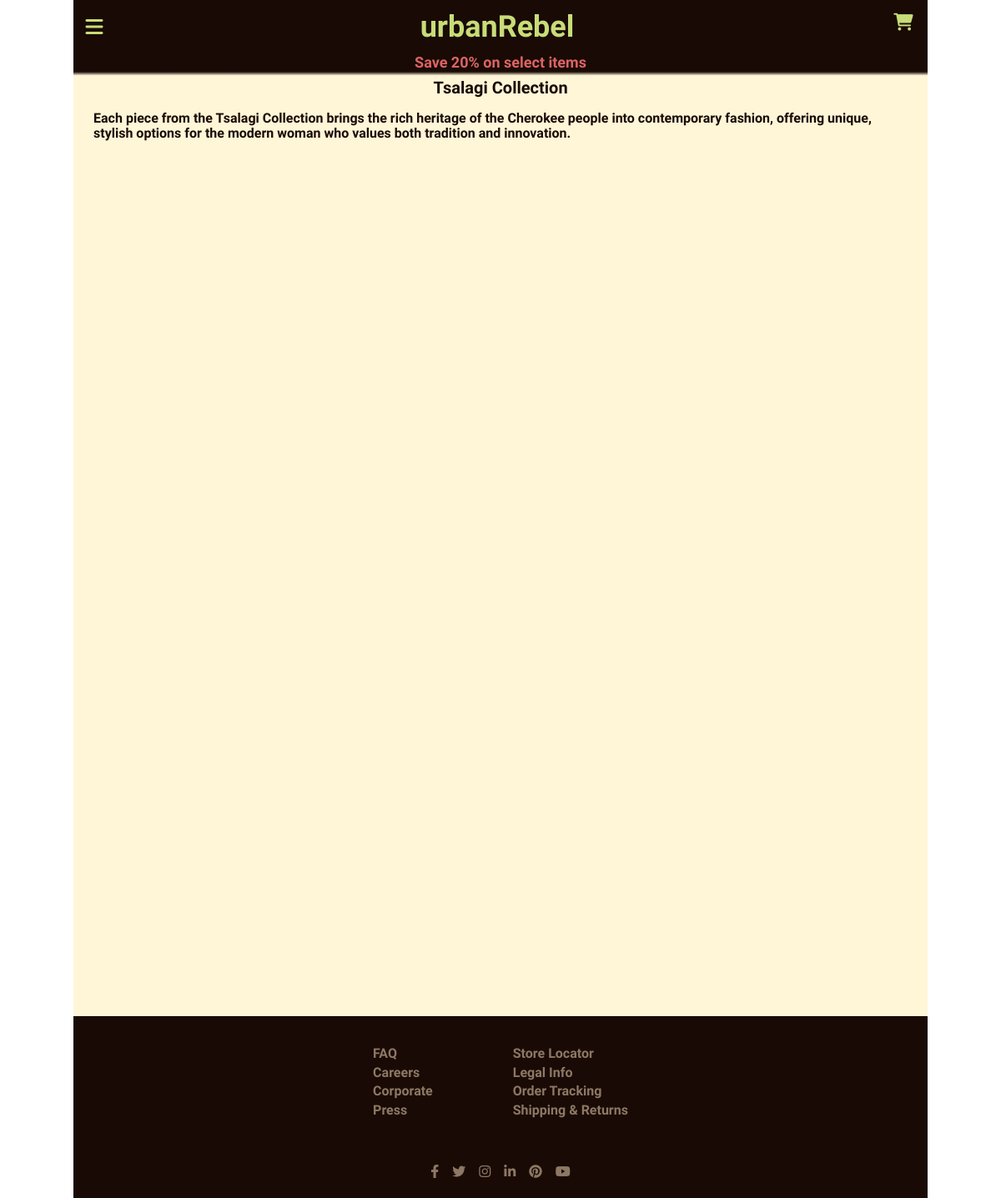
Screenshot of /collection/1/ with the database file from the repository.
### store/models.py (models this page shows, shortened)
class Collection(models.Model):
    name = models.CharField(max_length=255)
    description = models.TextField(blank=True, null=True)

### store/views.py (the view)
# urls.py: path('collection/<int:collection_id>/', views.collection_view, name='collection_view'),
def collection_view(request, collection_id):
    collection = get_object_or_404(Collection, id=collection_id)
    products = Product.objects.filter(collection=collection)
    return render(request, 'collection_view.html', {
        'collection': collection,
        'products': products
    })

### store/context_processors.py (called while the page is built)
def cart_item_count(request):
    cart = request.session.get('cart', {})
    count = sum(item['quantity'] for item in cart.values())
    return {'cart_item_count': count}

def collections_processor(request):
    collections = Collection.objects.all()
    return {'collections': collections}

### store/models.py (called while the page is built)
    def discounted_price(self):
        discount_factor = Decimal(self.discount) / Decimal(100)
        discounted_price = self.price * (1 - discount_factor)
        return discounted_price.quantize(Decimal('0.01'), rounding=ROUND_HALF_UP)

### store/templates/collection_view.html (shortened to what this page needs)
{% extends 'base.html' %}
{% block content %}
<div class="collection-header">{{ collection.name }}
    <p>{{ collection.description }}</p></div>
<div class="collection">
    <section class="collection">
    </section>
</div>
{% endblock %}

### store/static/store/css/styles.css (style rules this page uses)
:root { --primary-color: rgb(200, 220, 120); --secondary-color: rgb(140, 120, 100); --accent-color: rgb(220, 100, 100); --bg-dark: rgb(25, 10, 5); --bg-light: rgb(255, 245, 215); --grid-row-contrast: rgb(235, 225, 195); --hover-color: rgb(180, 120, 100); --visited-color: rgb(100, 120, 100); --active-color: rgb(200, 120, 80); }
body, html { margin: 0; padding: 0; width: 100%; height: 100%; background-color: white; font-family: "Urbanist", serif; font-weight: 600; color: var(--secondary-color); }
.collection { display: flex; flex-wrap:wrap; justify-content: left; padding: 4px; background-color: var(--bg-light); padding-top: 0.5rem; }
.collection-header { color: var(--bg-dark); background: linear-gradient(var(--bg-dark) 0%, var(--bg-light) 5%); padding-top: 0.5rem; padding-bottom: 0.5rem; padding-left: 0.5rem; padding-right: 0.5rem; text-align: center; opacity: 0; animation: fadeIn 1s ease-out forwards; }
@media (min-width: 480px) { .collection-header { font-size: 20px; } }
.collection-header p { font-size: 16px; text-align: left; padding-left: 1rem; padding-right: 1rem; margin-bottom: 0; }

### rows the page displays
Collection: name "Tsalagi Collection", description "Each piece from the Tsalagi Collection brings the rich heritage of the Cherokee people into contemporary fashion, offering unique, stylish options for the modern woman who values both tradition and innovation."
